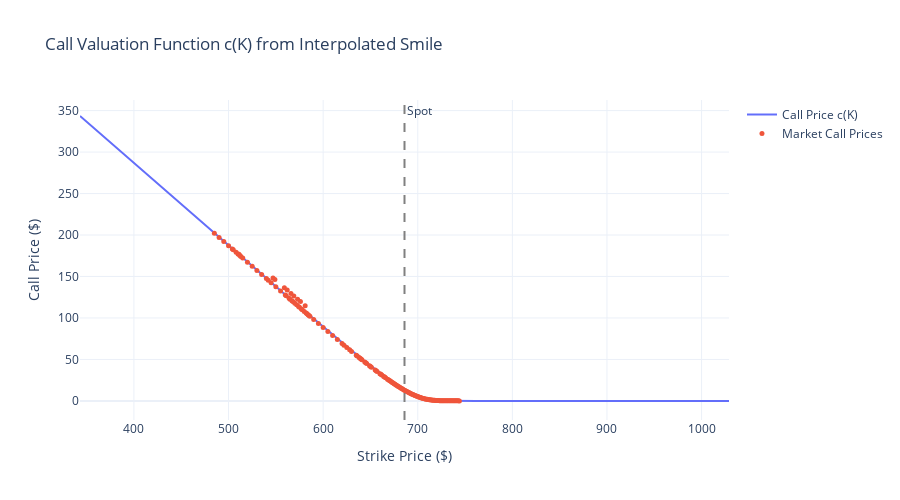

Notebook code cell kept with this figure:
### Code cell
# --- Plot the call valuation function ---
fig = go.Figure()

fig.add_trace(go.Scatter(
    x=K_fine, y=C_fine,
    mode='lines', name='Call Price c(K)',
    line=dict(color='#636EFA', width=2)
))

# Overlay actual market mid prices for calls
fig.add_trace(go.Scatter(
    x=calls['strike'], y=calls['mid'],
    mode='markers', name='Market Call Prices',
    marker=dict(size=5, color='#EF553B')
))

fig.add_vline(x=S0, line_dash="dash", line_color="gray", annotation_text="Spot")
fig.update_layout(
    title="Call Valuation Function c(K) from Interpolated Smile",
    xaxis_title="Strike Price ($)",
    yaxis_title="Call Price ($)",
    template="plotly_white",
    width=900, height=500
)
fig.show()
save_plotly_figure(fig, "03_call_valuation_function")

### Figure 1 — Plotly figure (JSON) as saved in the notebook; plotly's stock layout.template omitted (floating-point values rounded to 4 significant figures; data arrays with more than 128 entries replaced by an {"elided": "..."} marker saying what was removed)
{"data": [{"line": {"color": "#636EFA", "width": 2}, "mode": "lines", "name": "Call Price c(K)", "type": "scatter", "x": {"elided": "2000 float values"}, "y": {"elided": "2000 float values"}}, {"marker": {"color": "#EF553B", "size": 5}, "mode": "markers", "name": "Market Call Prices", "type": "scatter", "x": {"elided": "157 float values"}, "y": {"elided": "157 float values"}}], "layout": {"annotations": [{"showarrow": false, "text": "Spot", "x": 686.0, "xanchor": "left", "xref": "x", "y": 1, "yanchor": "top", "yref": "y domain"}], "height": 500, "shapes": [{"line": {"color": "gray", "dash": "dash"}, "type": "line", "x0": 686.0, "x1": 686.0, "xref": "x", "y0": 0, "y1": 1, "yref": "y domain"}], "title": {"text": "Call Valuation Function c(K) from Interpolated Smile"}, "width": 900, "xaxis": {"title": {"text": "Strike Price ($)"}}, "yaxis": {"title": {"text": "Call Price ($)"}}}}
